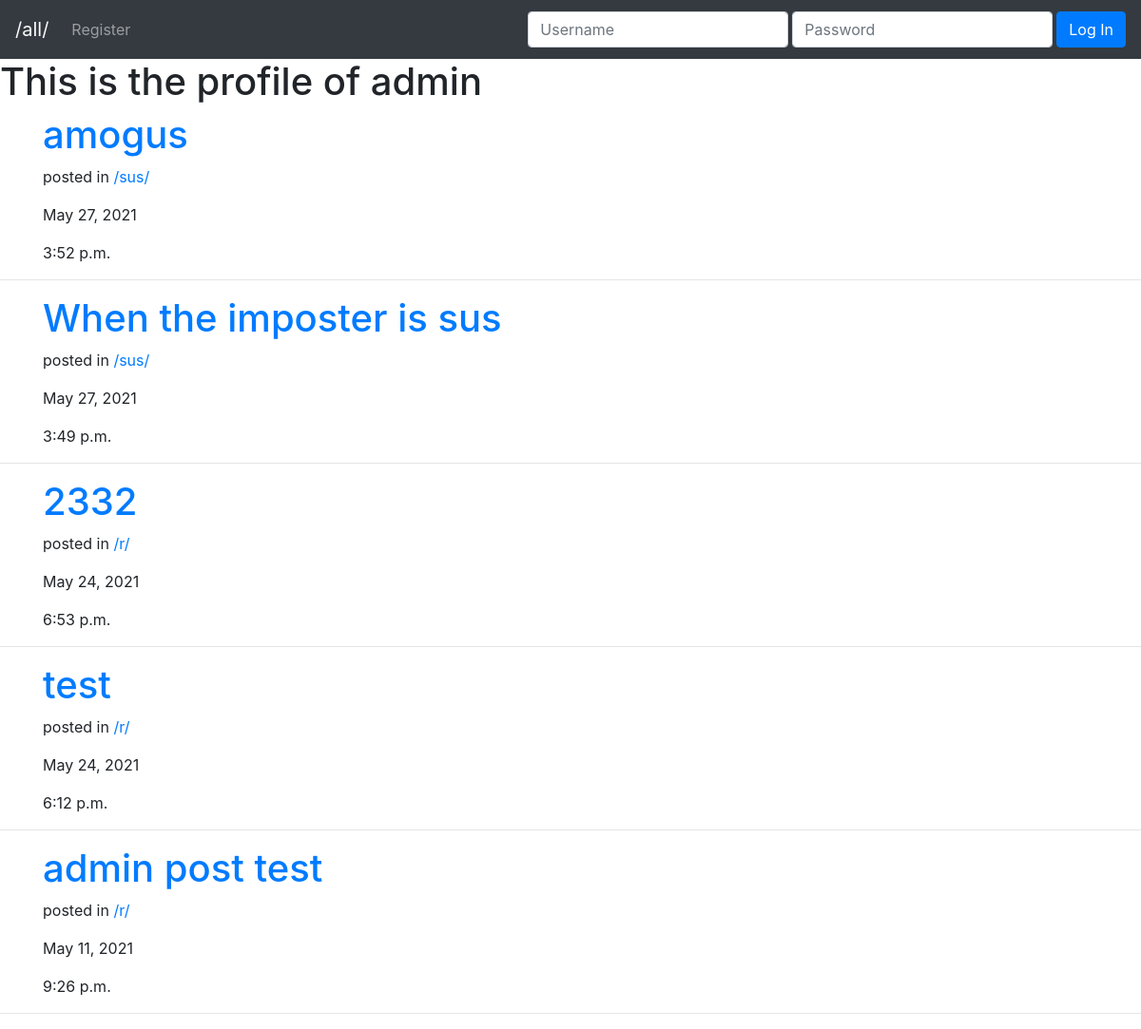
Before: /profile/1/ with the older database file.
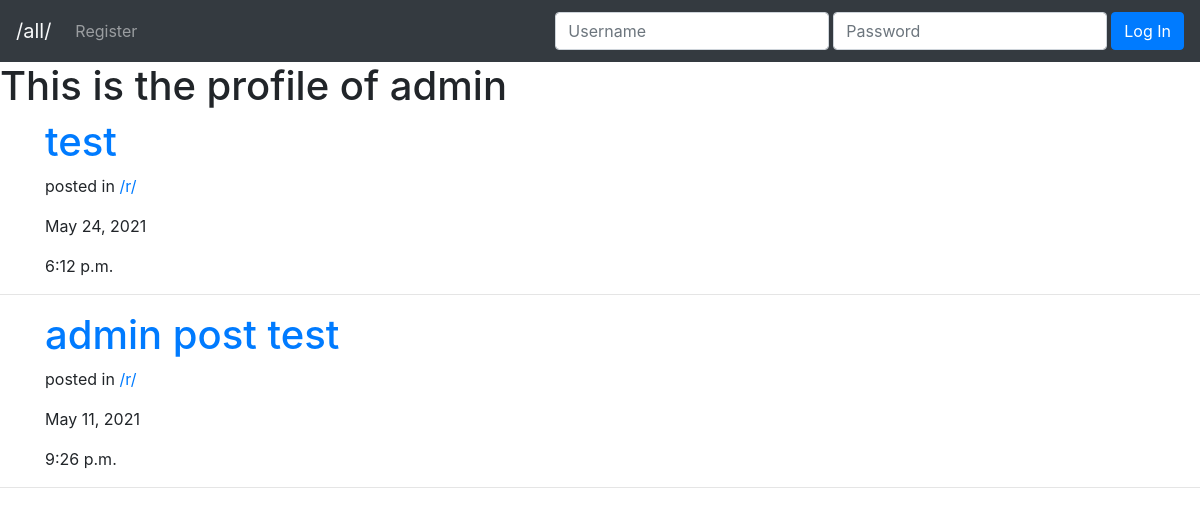
After: the same page with the newer database file.
### post/models.py (models this page shows, shortened)
class Post(models.Model):
    id = models.BigAutoField(primary_key=True)
    userPosted = models.ForeignKey(User, on_delete=models.CASCADE,null=True, blank=True)
    thread = models.ForeignKey(Thread, on_delete=models.CASCADE,null=True, blank=True)
    title = models.CharField(max_length=30)
    content = models.CharField(max_length=2000)
    pub_date = models.DateTimeField('date published')

class Thread(models.Model):
    title = models.TextField(max_length=3)

### post/views.py (the view, shortened to what this page needs)
# urls.py: path('profile/<int:user_id>/', views.Profile.as_view(), name='profile')
class Profile(View):
    def get(self, request, user_id):
        user = get_object_or_404(User, pk=user_id)
        post = Post.objects.filter(userPosted=user).order_by('-pub_date')
        is_self = user == request.user
        context = {'post_objects': post, 'is_self':is_self, 'profile_owner':user}
        return render(request, 'post/profile.html', context)

### post/templates/post/profile.html (shortened to what this page needs)
<!DOCTYPE html>
<html lang="en">
<head>
    <link rel="stylesheet" href="https://maxcdn.bootstrapcdn.com/bootstrap/4.0.0/css/bootstrap.min.css"
 />
</head>
<body>
    <nav class="navbar navbar-expand-lg navbar-dark bg-dark">
        <a class="navbar-brand text-light" href="/all/">/all/</a>
        {% if user.is_authenticated %}
        <div class="collapse navbar-collapse" id="navbarText">
            <ul class="navbar-nav mr-auto">
                <li class="nav-item">
                    <a class="nav-link" href="/new/">Create Post</a>
                </li>
                <li class="nav-item">
                    <a class="nav-link" href="/new/thread">Create Thread</a>
                </li>
            </ul>
            {% if is_self %}
            <span class="navbar-text mr-3">
                Welcome, {{user}}!
            </span>
            {% else %}
            <span class="navbar-text mr-3">
                Welcome, <a href="/profile/{{user.id}}">{{user}}</a>!
            </span>
            {% endif %}
            <form class="form-inline" action="" method="POST">
                {% csrf_token %}
                <input type="hidden" name="logout" value="logout"></input>
                <button type="submit" class="btn btn-danger">Logout</button>
            </form>
        </div>
        {% else %}
        <div class="collapse navbar-collapse" id="navbarText">
            <ul class="navbar-nav mr-auto">
                <li class="nav-item">
                    <a class="nav-link" href="/register/">Register</a>
                </li>
            </ul>
            <form class="form-inline ml-auto" action="" method="POST">
                <input type="text" class="form-control mr-1 my-1" name="username" id="username" placeholder="Username" required />
                <input type="password" class="form-control mr-1 my-1" name="password" id="password" placeholder="Password" required />
                <button class="btn btn-primary my-2 my-sm-0" type="submit">
                    Log In
                </button>
            </form>
        </div>
        {% endif %}
    </nav>
    {% if is_self %}
    <h1>Welcome home, {{user}}!</h1>
    {% for post in post_objects %}
    <div class="container">
        <h1><a href="/posts/{{post.id}}">{{post.title}}</a></h1>
        <p>posted in <a href="/threads/{{post.thread.id}}">/{{post.thread.title}}/</a></p>
        <p>{{post.pub_date.date}}</p>
        <p>{{post.pub_date.time}}</p>
        <a href="/posts/{{post.id}}/delete">delete</a>
    </div>
    <hr />
    {% endfor %}
    {% else %}
    <h1>This is the profile of {{profile_owner}}</h1>
    {% for post in post_objects %}
    <div class="container">
        <h1><a href="/posts/{{post.id}}">{{post.title}}</a></h1>
        <p>posted in <a href="/threads/{{post.thread.id}}">/{{post.thread.title}}/</a></p>
        <p>{{post.pub_date.date}}</p>
        <p>{{post.pub_date.time}}</p>
    </div>
    <hr />
    {% endfor %}
    {% endif %}
</body>
</html>

Changed rows visible on the page:
removed Post: title "amogus", thread "sus", pub_date "May 27, 2021", pub_date.time "3:52 p.m."
removed Post: title "When the imposter is sus", thread "sus", pub_date "May 27, 2021", pub_date.time "3:49 p.m."
removed Post: title "2332", thread "r", pub_date "May 24, 2021", pub_date.time "6:53 p.m."
